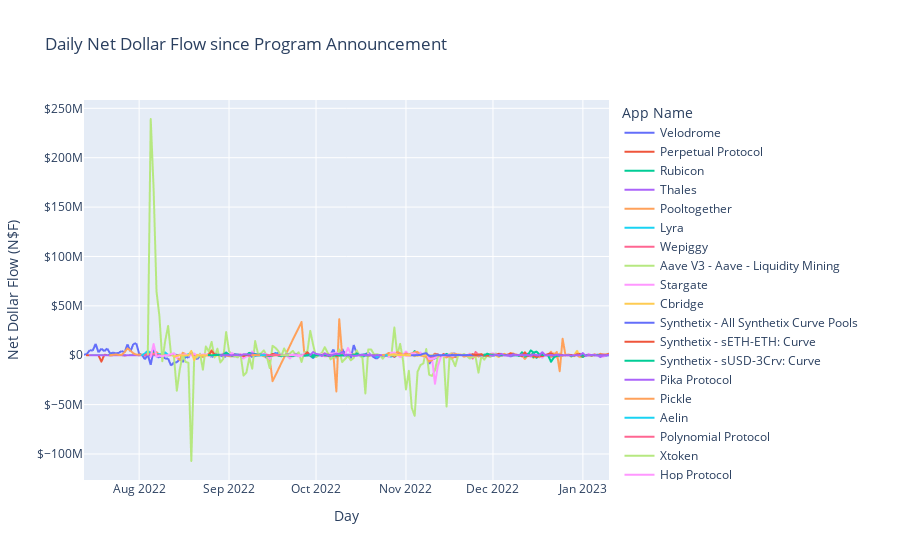
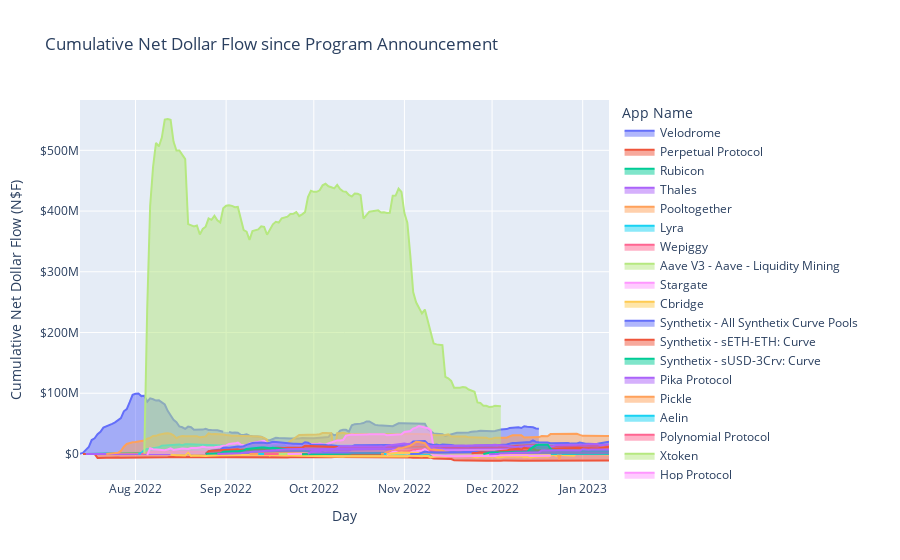

The notebook cell these images were saved under, in order:
### Code cell
fig.show()
cumul_fig.show()
print("yay")
